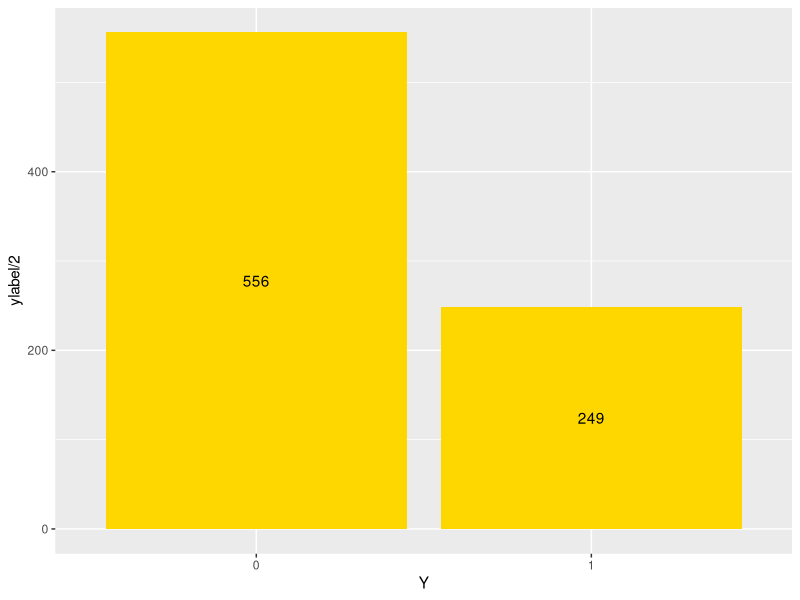
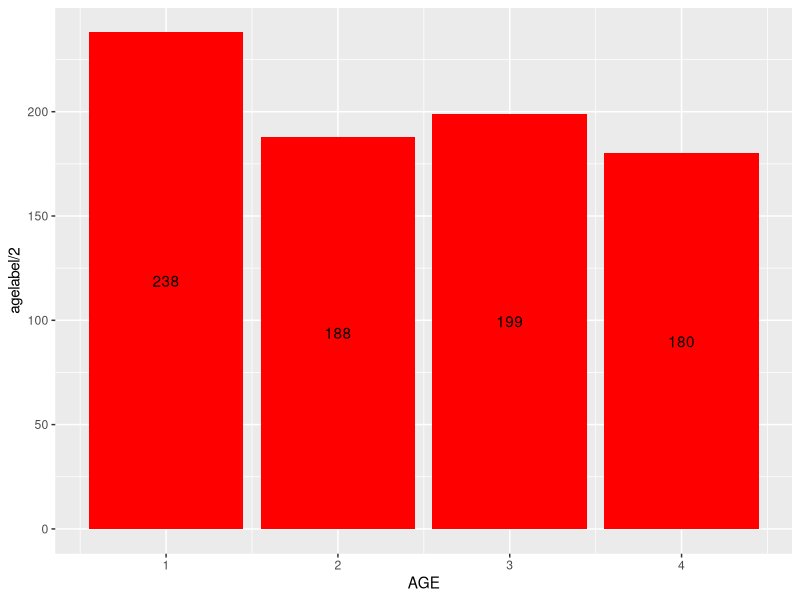
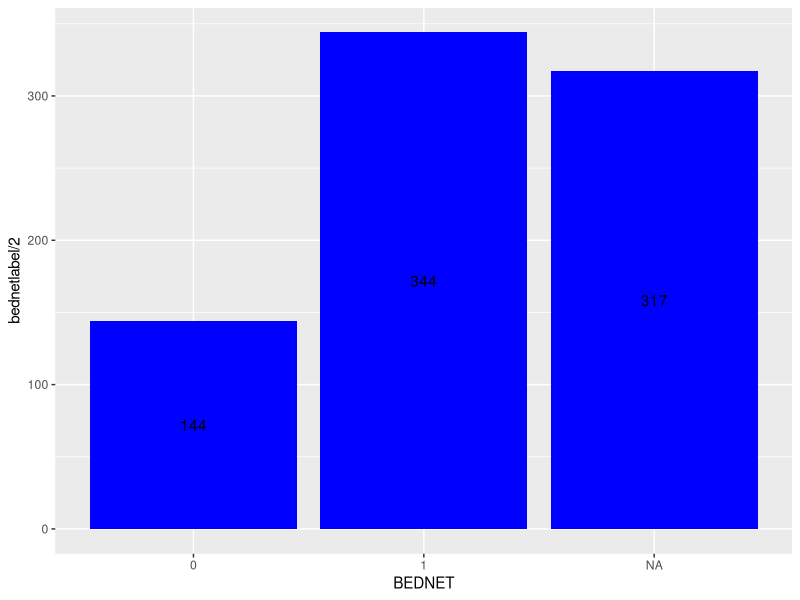
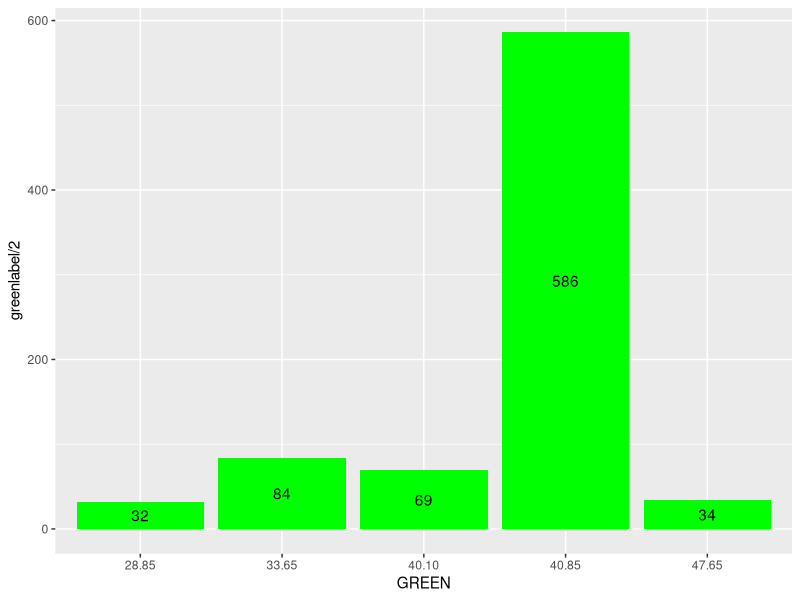
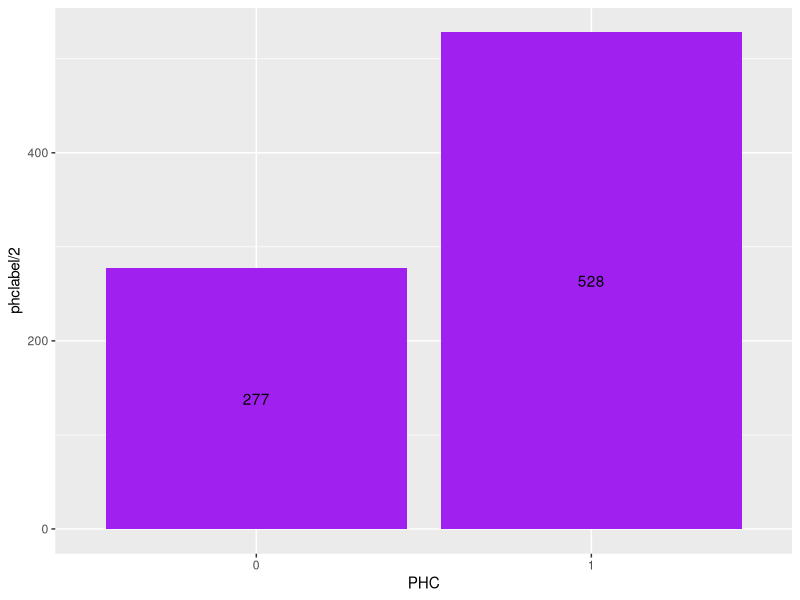
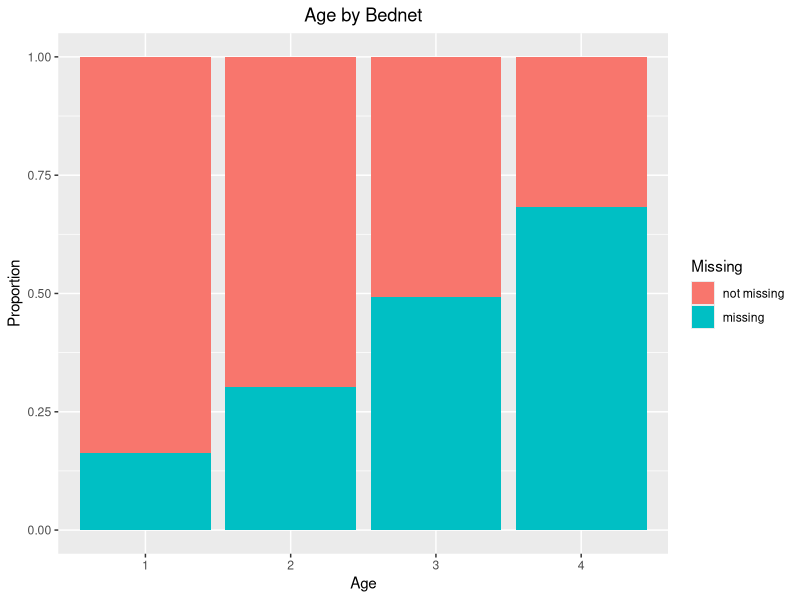
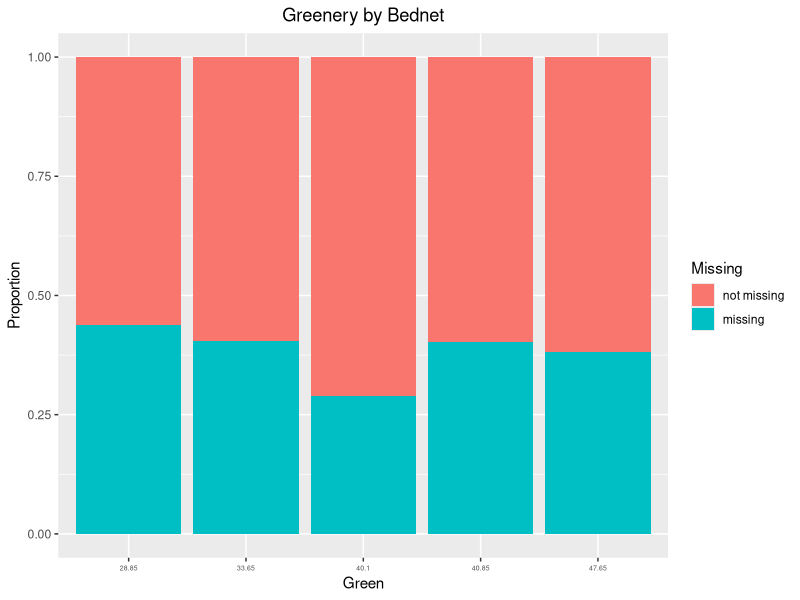
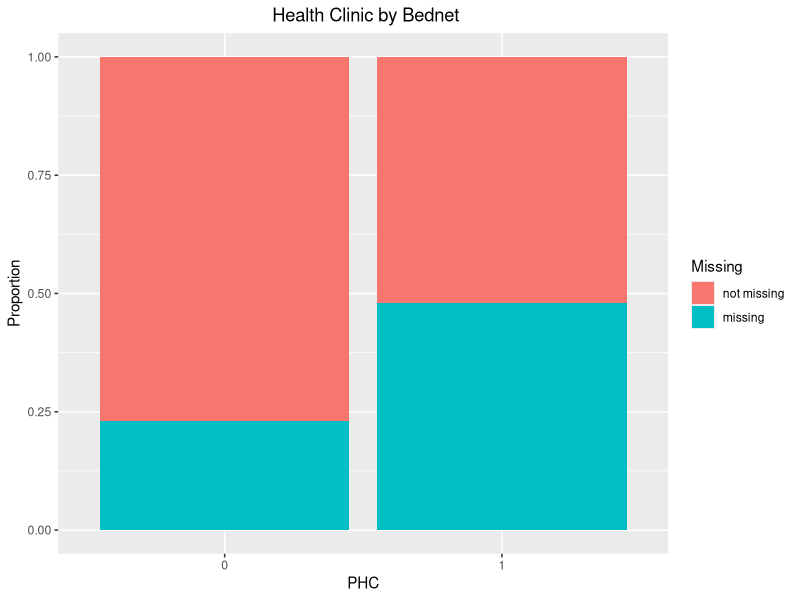

These figures' R source, in order:
## ---- chunk 1
knitr::opts_chunk$set(echo = FALSE, warning = FALSE, message=FALSE)
library(reshape2)
library(ggplot2)
library(dplyr)
library(mice)
library(VIM)
library(knitr)
## ---- chunk 2
dat <- read.csv("gambiaMissing.csv")
dat$Y = factor(dat$Y)
dat$BEDNET = factor(dat$BEDNET)
dat$PHC = factor(dat$PHC)
dat$GREEN = factor(as.character(formatC(dat$GREEN, format='f', digits=2)))

## ---- chunk 3
ylabel <- dat %>% group_by(Y) %>% summarize(n=n()) %>% '[['(2) %>% as.numeric()
agelabel <- dat %>% group_by(AGE) %>% summarize(n=n()) %>% '[['(2) %>% as.numeric()
bednetlabel <- dat %>% group_by(BEDNET) %>% summarize(n=n()) %>% '[['(2) %>% as.numeric()
greenlabel <- dat %>% group_by(GREEN) %>% summarize(n=n()) %>% '[['(2) %>% as.numeric()
phclabel <- dat %>% group_by(PHC) %>% summarize(n=n()) %>% '[['(2) %>% as.numeric()

ggplot(data=dat, aes(x=Y)) + 
  geom_bar(fill = "gold") + 
  geom_text(data = data.frame(), aes(x=sort(unique(dat$Y)), y=ylabel/2, label=ylabel)) 

ggplot(data=dat, aes(x=AGE)) + 
  geom_bar(fill = "red") + 
  geom_text(data = data.frame(), aes(x=sort(unique(dat$AGE)), y=agelabel/2, label=agelabel))

ggplot(data=dat, aes(x=BEDNET)) + 
  geom_bar(fill = "blue") + 
  geom_text(data = data.frame(), aes(x=sort(unique(dat$BEDNET), na.last=TRUE), y=bednetlabel/2, label=bednetlabel))

ggplot(data=dat, aes(x=GREEN)) + 
  geom_bar(fill = "green") + 
  geom_text(data = data.frame(), aes(x=sort(unique(dat$GREEN)), y=greenlabel/2, label=greenlabel))

ggplot(data=dat, aes(x=PHC)) + 
  geom_bar(fill = "purple") + 
  geom_text(data = data.frame(), aes(x=sort(unique(dat$PHC)), y=phclabel/2, label=phclabel))

## ---- chunk 4
dat <- read.csv("gambiaMissing.csv")

bednet_group <- function(dat= NA, predictor = NA){
  bednet_group <- dat %>% 
                group_by_(predictor) %>% 
                summarize(#BEDNET0 = mean(BEDNET==0 & !is.na(BEDNET)), 
                          #BEDNET1 = mean(BEDNET==1 & !is.na(BEDNET)), 
                          BEDNET01 = mean(!is.na(BEDNET)),
                          BEDNETNA = mean(is.na(BEDNET))) %>%
                melt(id=predictor)
  colnames(bednet_group) <- c("x", "missing", "y")
  return(bednet_group)
}

bednet_age <- bednet_group(dat, "AGE")
bednet_green <- bednet_group(dat, "GREEN")
bednet_phc <- bednet_group(dat, "PHC")
bednet_y <- bednet_group(dat, "Y")

ggplot(data=bednet_age, aes(x=as.factor(x), y=y, fill=missing)) + 
  geom_col(position="stack") + 
  labs(title="Age by Bednet",x="Age", y="Proportion", fill = "Missing") + 
  scale_fill_discrete(labels = c("not missing", "missing")) +
  theme(plot.title = element_text(hjust = 0.5))

ggplot(data=bednet_green, aes(x=as.factor(x), y=y, fill=missing)) +
  geom_col(position="stack") + 
  labs(title="Greenery by Bednet",x="Green", y="Proportion", fill = "Missing") + 
  scale_fill_discrete(labels = c("not missing", "missing")) +
  theme(plot.title = element_text(hjust = 0.5), axis.text.x=element_text(size=5))

ggplot(data=bednet_phc, aes(x=as.factor(x), y=y, fill=missing)) + 
  geom_col(position="stack") +   
  labs(title=" Health Clinic by Bednet",x="PHC", y="Proportion", fill = "Missing") + 
  scale_fill_discrete(labels = c("not missing", "missing")) +
  theme(plot.title = element_text(hjust = 0.5))

ggplot(data=bednet_y, aes(x=as.factor(x), y=y, fill=missing)) + 
  geom_col(position="stack") +   
  labs(title="Parasites by Bednet",x="Malaria", y="Proportion", fill = "Missing") + 
  scale_fill_discrete(labels = c("not missing", "missing")) +
  theme(plot.title = element_text(hjust = 0.5))

## ---- chunk 5
NArows <- which(is.na(dat$BEDNET))
dat$miss <- as.numeric(is.na(dat$BEDNET))

nullmod <- glm(miss ~ 1, family="binomial", data=dat)
fullmod <- glm(miss ~ AGE + GREEN + PHC, family="binomial", data=dat) #AGE and PHC appear to be "significant" predictors of missing BEDNET
pval <-  anova(nullmod, fullmod, test="Chisq")[[5]][2]
#pval <- pchisq(fullmod$deviance, fullmod$df.residual,lower = FALSE)

## ---- chunk 6
temp <- mice(dat, m = 10, maxit = 35,method = c("", "", "logreg", "", "", ""), print = FALSE)
#summary(temp)
plot(temp)
## ---- chunk 7

densityplot(temp)

## ---- chunk 8
model1 = with(temp, glm(Y ~ AGE + GREEN + PHC+BEDNET, family="binomial"))
kable(summary(pool(model1)) %>% '['(,-c(ncol(.), ncol(.)-1)))
